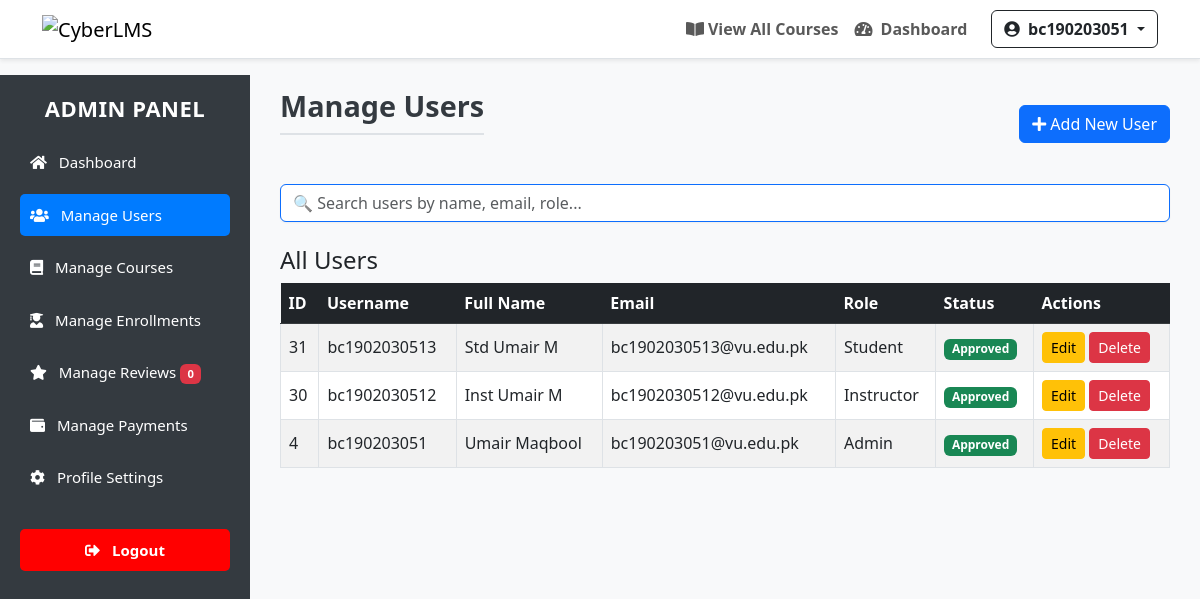
Screenshot of /admins/manage-users.php (signed in) with the database file from the repository.
### tables this page shows
CREATE TABLE `users` (
  `id` int(11) NOT NULL,
  `username` varchar(50) NOT NULL,
  `full_name` varchar(100) DEFAULT NULL,
  `email` varchar(100) NOT NULL,
  `password` varchar(255) NOT NULL,
  `role` enum('student','instructor','admin') DEFAULT 'student',
  `resume` varchar(255) DEFAULT NULL,
  `status` enum('pending','approved','rejected') DEFAULT 'pending',
  `created_at` timestamp NOT NULL DEFAULT current_timestamp(),
  `profile_picture` varchar(255) DEFAULT NULL,
  `phone` varchar(20) DEFAULT NULL
);

### admins/manage-users.php (the view, shortened to what this page needs)
<?php
require_once '../config/config.php';
$query = "SELECT id, username, full_name, email, role, status FROM users ORDER BY role, id DESC";
$result = $conn->query($query);
?>
<!DOCTYPE html>
<html lang="en">
<head>
    <link href="https://cdn.jsdelivr.net/npm/bootstrap@5.3.0/dist/css/bootstrap.min.css" rel="stylesheet">
    <link rel="stylesheet" href="https://cdnjs.cloudflare.com/ajax/libs/font-awesome/6.4.2/css/all.min.css">
    <link rel="stylesheet" href="../assets/css/manage-users.css">
</head>
<body>
<?php include '../includes/header.php'; ?>
<?php include '../includes/admin-sidebar.php'; ?>
<div class="main-content">
  <div class="dashboard-container">
    <div class="d-flex justify-content-between align-items-center mb-4">
        <h2>Manage Users</h2>
        <button type="button" class="btn btn-primary" data-bs-toggle="modal" data-bs-target="#addUserModal">
            <i class="fas fa-plus"></i> Add New User
        </button>
    </div>
    <div class="mb-3">
        <input type="text" id="userSearch" class="form-control" placeholder="🔍 Search users by name, email, role...">
    </div>
    <h4 class="mt-4">All Users</h4>
    <div class="table-responsive">
        <table class="table table-striped align-middle">
            <thead class="table-dark">
                <tr>
                    <th>ID</th>
                    <th>Username</th>
                    <th>Full Name</th>
                    <th>Email</th>
                    <th>Role</th>
                    <th>Status</th>
                    <th>Actions</th>
                </tr>
            </thead>
            <tbody>
                <?php while ($user = $result->fetch_assoc()): ?>
                    <tr>
                        <td><?= $user['id']; ?></td>
                        <td><?= $user['username']; ?></td>
                        <td><?= htmlspecialchars($user['full_name']); ?></td>
                        <td><?= $user['email']; ?></td>
                        <td><?= ucfirst($user['role']); ?></td>
                        <td>
                            <span class="badge bg-<?= ($user['status'] == 'approved') ? 'success' : 'warning'; ?>">
                                <?= ucfirst($user['status']); ?>
                            </span>
                        </td>
                        <td>
                            <a href="edit-user.php?id=<?= $user['id']; ?>" class="btn btn-sm btn-warning">Edit</a>
                            <a href="manage-users.php?delete=<?= $user['id']; ?>" class="btn btn-sm btn-danger" onclick="return confirm('Are you sure you want to delete this user?');">Delete</a>
                        </td>
                    </tr>
                <?php endwhile; ?>
            </tbody>
        </table>
    </div>
  </div>
</div>
</body>
</html>

### includes/header.php (shortened to what this page needs)
<?php
$isLoggedIn = isset($_SESSION['user_id']) && isset($_SESSION['role']);
$username   = $_SESSION['username'] ?? '';
$role       = $_SESSION['role'] ?? '';
$dashboardLink = '#';
switch ($role) {
    case 'admin':
        $dashboardLink = '/fyp/admins/admin-dashboard.php';
        break;
}
?>
<nav class="navbar navbar-expand-lg navbar-light bg-white shadow-sm sticky-top border-bottom">
  <div class="container">
    <a class="navbar-brand" href="/fyp/index.php">
      <img src="https://res.cloudinary.com/dv9mwju2y/image/upload/v1741767432/Logowhitebackground_fdnd94.png" alt="CyberLMS" style="height: 50px;">
    </a>
    <div class="collapse navbar-collapse" id="mainNav">
      <ul class="navbar-nav ms-auto align-items-center">
        <li class="nav-item">
          <a class="nav-link fw-semibold" href="/fyp/courses.php">
            <i class="fas fa-book-open me-1"></i>View All Courses
          </a>
        </li>
        <?php if ($isLoggedIn): ?>
          <li class="nav-item">
            <a class="nav-link fw-semibold" href="<?= $dashboardLink ?>">
              <i class="fas fa-tachometer-alt me-1"></i> Dashboard
            </a>
          </li>
        <?php endif; ?>
      </ul>
      <?php if (!$isLoggedIn): ?>
        <div class="d-flex ms-lg-3 mt-3 mt-lg-0">
          <a href="/fyp/validate/login.php" class="btn btn-outline-primary me-2 px-4 fw-semibold">
            <i class="fas fa-sign-in-alt me-1"></i> Login
          </a>
          <a href="/fyp/validate/register.php" class="btn btn-primary px-4 fw-semibold">
            <i class="fas fa-user-plus me-1"></i> Register
          </a>
        </div>
      <?php else: ?>
        <div class="dropdown ms-lg-3 mt-3 mt-lg-0">
          <button class="btn btn-outline-dark dropdown-toggle fw-semibold" type="button" data-bs-toggle="dropdown" aria-expanded="false">
            <i class="fas fa-user-circle me-1"></i> <?= htmlspecialchars($username) ?>
          </button>
        </div>
      <?php endif; ?>
    </div>
  </div>
</nav>

### includes/admin-sidebar.php (shortened to what this page needs)
<?php
$current_page = basename($_SERVER['PHP_SELF']);
$pending_reviews_result = $conn->query("SELECT COUNT(*) AS total FROM reviews WHERE status = 'Pending' AND is_deleted = 0");
$pending_reviews_row = $pending_reviews_result->fetch_assoc();
$pending_reviews = $pending_reviews_row['total'] ?? 0;
?>
<link rel="stylesheet" href="https://cdnjs.cloudflare.com/ajax/libs/font-awesome/5.15.4/css/all.min.css">
<link rel="stylesheet" href="../assets/css/sidebar.css">
<nav class="student-sidebar">
  <div class="sidebar-header">
    <h4 class="sidebar-title">Admin Panel</h4>
  </div>
  <ul class="sidebar-menu">
    <li>
      <a href="admin-dashboard.php" class="<?= ($current_page == 'admin-dashboard.php') ? 'active' : '' ?>">
        <i class="fas fa-home"></i> Dashboard
      </a>
    </li>
    <li>
      <a href="manage-users.php" class="<?= ($current_page == 'manage-users.php') ? 'active' : '' ?>">
        <i class="fas fa-users"></i> Manage Users
      </a>
    </li>
    <li>
      <a href="manage-courses.php" class="<?= ($current_page == 'manage-courses.php') ? 'active' : '' ?>">
        <i class="fas fa-book"></i> Manage Courses
      </a>
    </li>
    <li>
      <a href="manage-enrollments.php" class="<?= ($current_page == 'manage-enrollments.php') ? 'active' : '' ?>">
        <i class="fas fa-user-graduate"></i> Manage Enrollments
      </a>
    </li>
    <li>
      <a href="manage-reviews.php" class="<?= ($current_page == 'manage-reviews.php') ? 'active' : '' ?>">
        <i class="fas fa-star"></i> Manage Reviews
        <span class="badge bg-danger"><?= $pending_reviews ?></span>
      </a>
    </li>
    <li>
      <a href="manage-payments.php" class="<?= ($current_page == 'manage-payments.php') ? 'active' : '' ?>">
        <i class="fas fa-wallet"></i> Manage Payments
      </a>
    </li>
    <li>
      <a href="admin-settings.php" class="<?= ($current_page == 'admin-settings.php') ? 'active' : '' ?>">
        <i class="fas fa-cog"></i> Profile Settings
      </a>
    </li>
    <li>
      <a href="logout.php" class="logout-btn">
        <i class="fas fa-sign-out-alt"></i> Logout
      </a>
    </li>
  </ul>
</nav>

### assets/css/manage-users.css (style rules this page uses)
body { margin: 0; padding: 0; font-family: 'Segoe UI', Tahoma, Geneva, Verdana, sans-serif; background-color: #f8f9fa; }
.dashboard-container h2 { font-size: 1.8rem; font-weight: 600; color: #343a40; border-bottom: 2px solid #dee2e6; padding-bottom: 10px; margin-bottom: 25px; }
#userSearch { border-radius: 6px; border: 1px solid #0d6efd; box-shadow: 0 1px 2px rgba(0,0,0,0.05); transition: border 0.2s, box-shadow 0.2s; }
.table-striped > tbody > tr > td { border: 1px solid #dee2e6; border-bottom: 1px solid #dee2e6; }
.table thead th { vertical-align: middle; }

### assets/css/sidebar.css (style rules this page uses)
.student-sidebar { font-family: 'Segoe UI', Tahoma, Geneva, Verdana, sans-serif; width: 250px; background: #343a40; color: white; padding: 20px; margin-top:75px; height: 100vh; position: fixed; top: 0; left: 0; z-index: 1050; transition: transform 0.3s ease-in-out; }
@media (min-width: 769px) { .student-sidebar { transform: translateX(0); } }
@media (min-width: 769px) { .main-content { margin-left: 250px; padding: 30px; } }
.sidebar-title { text-align: center; font-size: 22px; text-transform: uppercase; font-weight: bold; margin-bottom: 20px; letter-spacing: 0.5px; }
.sidebar-menu { list-style: none; padding: 0; margin: 0; }
.sidebar-menu li { margin-bottom: 10px; }
.sidebar-menu a { display: block; padding: 10px; color: white; text-decoration: none; border-radius: 5px; transition: background 0.3s; font-size: 15px; }
.sidebar-menu a i { margin-right: 8px; }
.sidebar-menu a:hover, .sidebar-menu .active { background-color: #007BFF; }
.logout-btn { background: red; text-align: center; display: block; margin-top: 30px; color: #fff; padding: 10px; border-radius: 6px; font-weight: bold; transition: background 0.3s ease-in-out; }

### rows the page displays
users: id "31", username "bc1902030513", full_name "Std Umair M", email "bc1902030513@vu.edu.pk", role "Student", status "Approved"
users: id "30", username "bc1902030512", full_name "Inst Umair M", email "bc1902030512@vu.edu.pk", role "Instructor", status "Approved"
users: id "4", username "bc190203051", full_name "Umair Maqbool", email "bc190203051@vu.edu.pk", role "Admin", status "Approved"

### other values shown
$username "bc190203051"
$pending_reviews "0"
